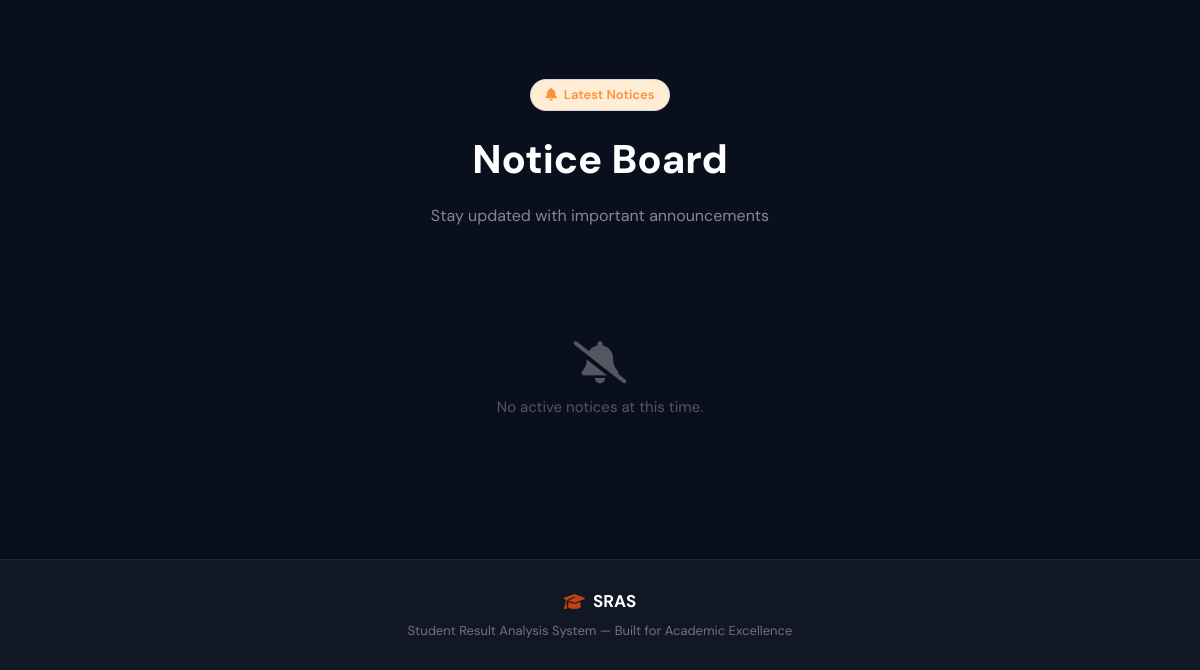
The app's page / (lower part), older data.
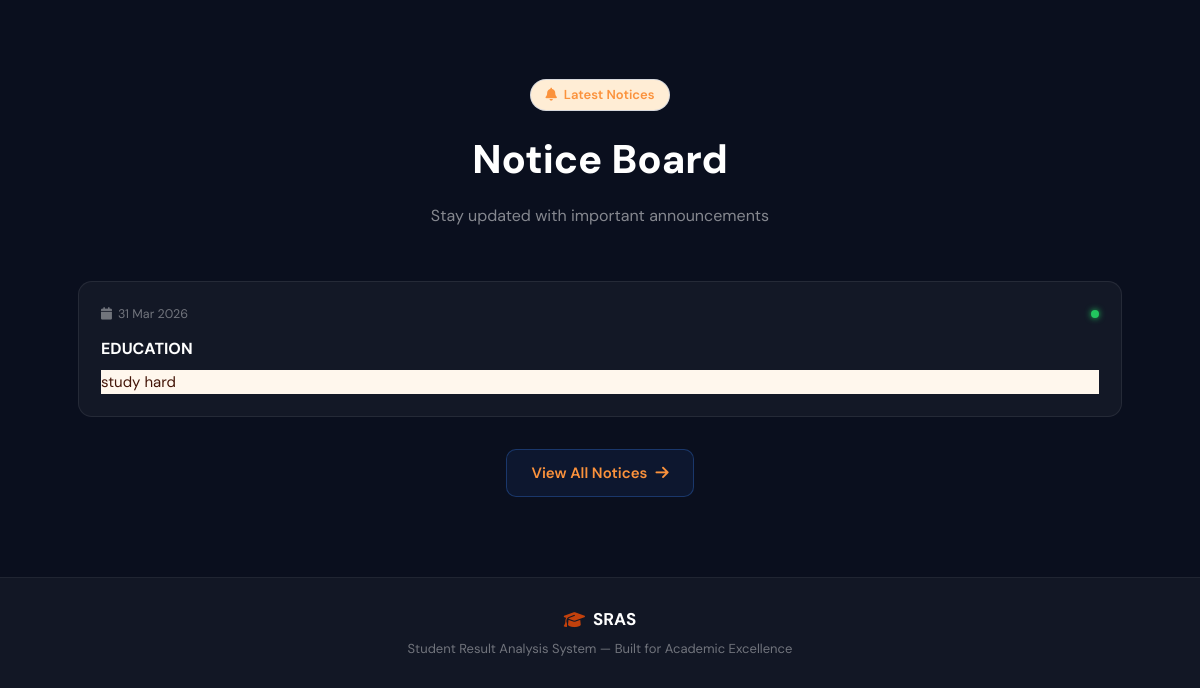
The same page, newer data.
### core/models.py (models this page shows, shortened)
class Notice(models.Model):
    title      = models.CharField(max_length=200, verbose_name='Notice Title')
    content    = models.TextField(verbose_name='Content')
    is_active  = models.BooleanField(default=True, verbose_name='Active')
    created_at = models.DateTimeField(auto_now_add=True)
    updated_at = models.DateTimeField(auto_now=True)
    class Meta:
        ordering = ['-created_at']
        verbose_name = 'Notice'
        verbose_name_plural = 'Notices'
    @property
    def short_content(self):
        return self.content[:200] + '...' if len(self.content) > 200 else self.content

### core/views.py (the view)
# urls.py: path('', views.home, name='home'),
def home(request):
    notices = Notice.objects.filter(is_active=True)[:6]
    stats = {
        'classes':  StudentClass.objects.count(),
        'students': Student.objects.count(),
        'subjects': Subject.objects.count(),
        'results':  EnhancedResult.objects.count(),
    }
    return render(request, 'core/home.html', {'notices': notices, 'stats': stats})

### core/templates/core/home.html (shortened to what this page needs)
<!DOCTYPE html>
<html lang="en">
<head>
  <link rel="stylesheet" href="https://cdnjs.cloudflare.com/ajax/libs/font-awesome/6.5.0/css/all.min.css" />
  <link rel="stylesheet" href="/static/css/main.css" />
  <link rel="stylesheet" href="/static/css/public.css" />
</head>
<body class="public-layout">
  <section class="pub-notices" id="notices">
    <div class="section-inner">
      <div class="section-header">
        <div class="notice-badge"><i class="fas fa-bell"></i> Latest Notices</div>
        <h2>Notice Board</h2>
        <p>Stay updated with important announcements</p>
      </div>
      {% if notices %}
      <div class="notices-grid">
        {% for notice in notices %}
        <div class="notice-card">
          <div class="notice-card-header">
            <span class="notice-date"><i class="fas fa-calendar"></i> {{ notice.created_at|date:"d M Y" }}</span>
            <span class="notice-active-dot"></span>
          </div>
          <h3 class="notice-card-title">{{ notice.title }}</h3>
          <p class="notice-card-body">{{ notice.short_content }}</p>
        </div>
        {% endfor %}
      </div>
      <div class="notices-footer">
        <a href="{% url 'public_notices' %}" class="btn-view-all">View All Notices <i
            class="fas fa-arrow-right"></i></a>
      </div>
      {% else %}
      <div class="empty-notices">
        <i class="fas fa-bell-slash"></i>
        <p>No active notices at this time.</p>
      </div>
      {% endif %}
    </div>
  </section>
  <footer class="pub-footer">
    <div class="footer-inner">
      <div class="footer-logo">
        <i class="fas fa-graduation-cap"></i> SRAS
      </div>
      <p>Student Result Analysis System — Built for Academic Excellence</p>
    </div>
  </footer>
</body>
</html>

Row changes from the older to the newer data that the page shows:
added Notice: created_at "31 Mar 2026", title "EDUCATION", short_content "study hard"
Text that changed along with them:
text no longer shown: "No active notices at this time."
text now shown: "View All Notices"
